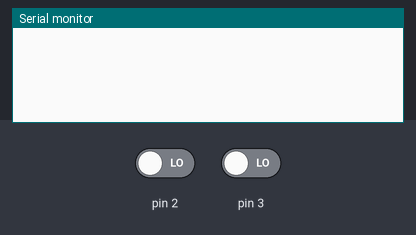
This sketch was run on a simulated Arduino Uno, built with avr-gcc and run on an emulated ATmega328P. Parts: the last lines printed to the serial monitor. The inputs (shaded band) are chosen by the test bench; at power-on: pin 2 LOW, pin 3 LOW.

Above: at 1.2 s.
1.3 s: pin 2 driven HIGH
At 2.5 s:
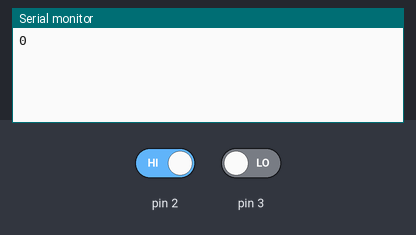
2.8 s: pin 3 driven HIGH
At 3.8 s:
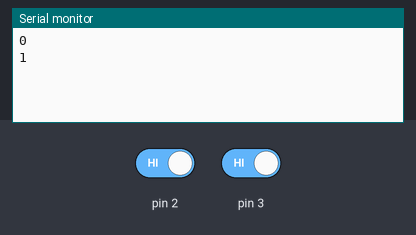
4.3 s: pin 2 driven LOW
At 4.9 s:
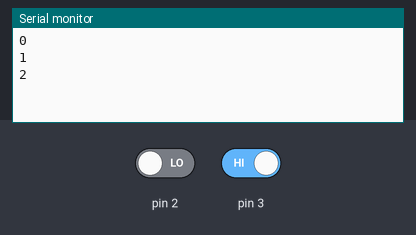
5.8 s: pin 3 driven LOW
At 7.3 s:
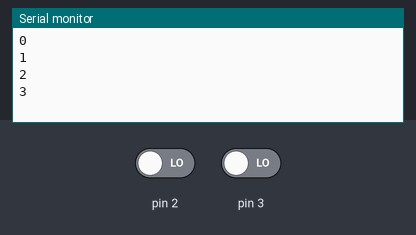
Timing chart, 0 to 8.3 s (numbered marks = the images above; inputs shaded):
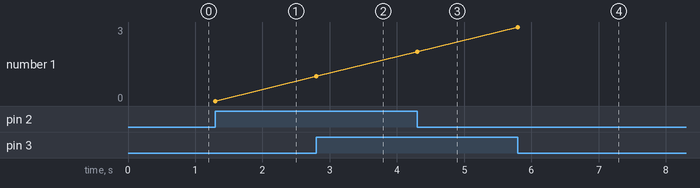

Measured:
- after the input at 1.3 s, the serial monitor: prints a new line at once (image 1)
- after the input at 2.8 s, the serial monitor: prints a new line at once (image 2)
- after the input at 4.3 s, the serial monitor: prints a new line at once (image 3)
- after the input at 5.8 s, the serial monitor: prints a new line at once (image 4)
- plotted number 1: 0 → 1 after the input at 2.8 s, 1 → 2 after the input at 4.3 s, 2 → 3 after the input at 5.8 s

The sketch:

_07_arduSerie__RotaryEncoderBasicsWArduino_2.ino
```cpp
// (licence header left out)
//https://www.youtube.com/watch?v=HQuLZHsGZdI
//Kevin Darrah
//
//http://www.kevindarrah.com/download/arduino_code/Encoder.pde

int pulses, A_SIG = 2, B_SIG = 3;

void setup() {
  attachInterrupt(0, A_RISE, RISING);
  attachInterrupt(1, B_RISE, RISING);
  Serial.begin(115200);
}//setup


void loop() {

}

void A_RISE() {
  detachInterrupt(0);
  A_SIG = 1;

  if (B_SIG == 0)
    pulses++;//moving forward
  if (B_SIG == 1)
    pulses--;//moving reverse
  Serial.println(pulses);
  attachInterrupt(0, A_FALL, FALLING);
}

void A_FALL() {
  detachInterrupt(0);
  A_SIG = 0;

  if (B_SIG == 1)
    pulses++;//moving forward
  if (B_SIG == 0)
    pulses--;//moving reverse
  Serial.println(pulses);
  attachInterrupt(0, A_RISE, RISING);
}

void B_RISE() {
  detachInterrupt(1);
  B_SIG = 1;

  if (A_SIG == 1)
    pulses++;//moving forward
  if (A_SIG == 0)
    pulses--;//moving reverse
  Serial.println(pulses);
  attachInterrupt(1, B_FALL, FALLING);
}

void B_FALL() {
  detachInterrupt(1);
  B_SIG = 0;

  if (A_SIG == 0)
    pulses++;//moving forward
  if (A_SIG == 1)
    pulses--;//moving reverse
  Serial.println(pulses);
  attachInterrupt(1, B_RISE, RISING);
}
```
